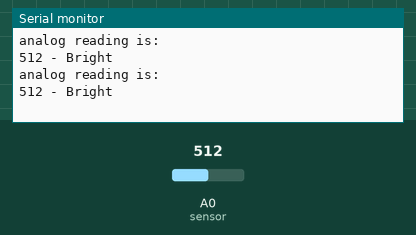
The sketch below on a simulated Arduino Uno, built with avr-gcc and run on an emulated ATmega328P. Shown: the last lines printed to the serial monitor. The test bench sets the inputs (shaded band); at power-on: A0 (sensor) = 512.

Above: at 1.8 s.
1.9 s: A0 (sensor) set to 490
At 2.8 s:
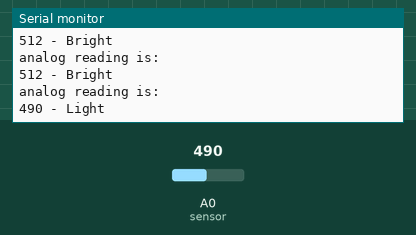
4.5 s: A0 (sensor) set to 190
At 5.8 s:
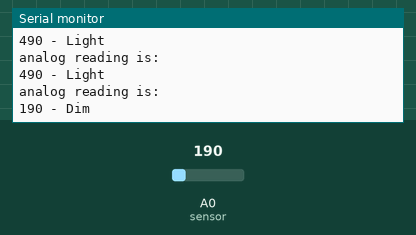
7.5 s: A0 (sensor) set to 0
At 8.7 s:
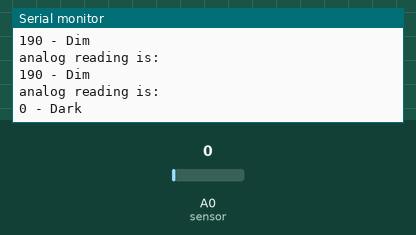
10.5 s: A0 (sensor) set to 810
At 11.8 s:
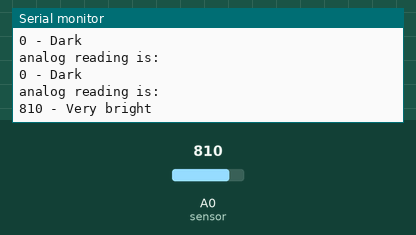

Measured:
- after the input at 1.9 s, the serial monitor: prints a new line after 0.12 s (image 1)
- after the input at 4.5 s, the serial monitor: prints a new line after 0.52 s (image 2)
- after the input at 7.5 s, the serial monitor: prints a new line after 0.53 s (image 3)
- after the input at 10.5 s, the serial monitor: prints a new line after 0.53 s (image 4)

The sketch:

Arduino_Tutorial_serial_light_sensors.ino
```cpp
// Example_8_Light_Sensor_2


const int sensor=A0;
int reading;

void setup() {
  Serial.begin(9600);   //VI:serial has capital'S'


}

void loop() {

reading = analogRead(sensor);
Serial.println("analog reading is:");
Serial.print(reading);

if (reading < 10) { Serial.println(" - Dark");}
else if (reading < 200) { Serial.println(" - Dim");}
else if (reading < 500) {Serial.println(" - Light"); }
else if (reading < 800) { Serial.println(" - Bright"); }
else {Serial.println(" - Very bright"); }
 delay(1000);


}
```
